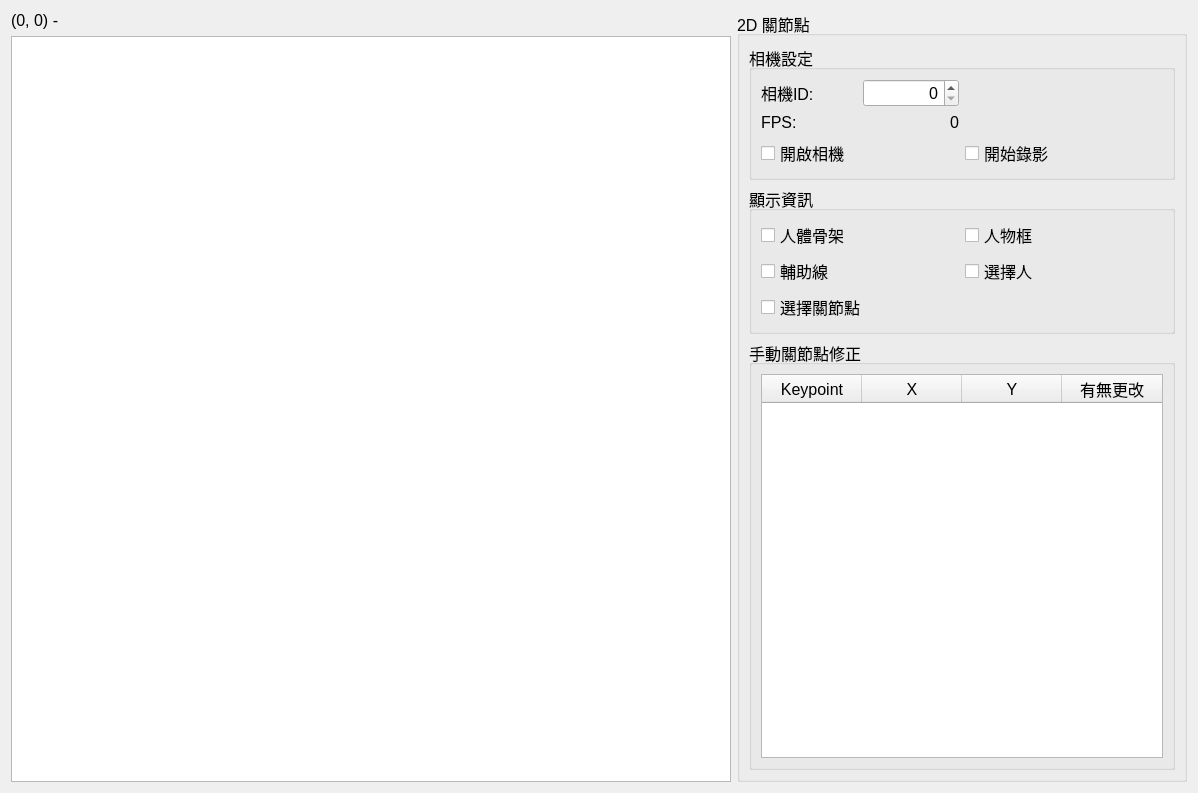
<?xml version="1.0" encoding="UTF-8"?>
<ui version="4.0">
 <class>Camera_UI</class>
 <widget class="QWidget" name="Camera_UI">
  <property name="geometry">
   <rect>
    <x>0</x>
    <y>0</y>
    <width>1198</width>
    <height>793</height>
   </rect>
  </property>
  <property name="windowTitle">
   <string>Form</string>
  </property>
  <layout class="QHBoxLayout" name="horizontalLayout_2">
   <item>
    <layout class="QVBoxLayout" name="verticalLayout_2" stretch="0,0">
     <item>
      <widget class="QLabel" name="resolution_label">
       <property name="maximumSize">
        <size>
         <width>16777215</width>
         <height>30</height>
        </size>
       </property>
       <property name="font">
        <font>
         <family>Arial</family>
         <pointsize>12</pointsize>
        </font>
       </property>
       <property name="text">
        <string>(0, 0) - </string>
       </property>
      </widget>
     </item>
     <item>
      <widget class="QGraphicsView" name="frame_view">
       <property name="minimumSize">
        <size>
         <width>480</width>
         <height>360</height>
        </size>
       </property>
      </widget>
     </item>
    </layout>
   </item>
   <item>
    <widget class="QGroupBox" name="settingGroupBox">
     <property name="minimumSize">
      <size>
       <width>450</width>
       <height>625</height>
      </size>
     </property>
     <property name="maximumSize">
      <size>
       <width>450</width>
       <height>16777215</height>
      </size>
     </property>
     <property name="font">
      <font>
       <pointsize>12</pointsize>
      </font>
     </property>
     <property name="title">
      <string>2D 關節點</string>
     </property>
     <layout class="QVBoxLayout" name="verticalLayout_7">
      <item>
       <widget class="QGroupBox" name="CameraSettingGroupBox">
        <property name="title">
         <string>相機設定</string>
        </property>
        <layout class="QGridLayout" name="gridLayout">
         <item row="0" column="0">
          <layout class="QHBoxLayout" name="horizontalLayout">
           <item>
            <widget class="QLabel" name="CameraIdLabel">
             <property name="text">
              <string>相機ID:</string>
             </property>
            </widget>
           </item>
           <item>
            <widget class="QSpinBox" name="CameraIdInput">
             <property name="minimumSize">
              <size>
               <width>0</width>
               <height>0</height>
              </size>
             </property>
             <property name="alignment">
              <set>Qt::AlignRight|Qt::AlignTrailing|Qt::AlignVCenter</set>
             </property>
            </widget>
           </item>
          </layout>
         </item>
         <item row="4" column="0">
          <widget class="QCheckBox" name="cameraCheckBox">
           <property name="text">
            <string>開啟相機</string>
           </property>
          </widget>
         </item>
         <item row="4" column="1">
          <widget class="QCheckBox" name="recordCheckBox">
           <property name="text">
            <string>開始錄影</string>
           </property>
          </widget>
         </item>
         <item row="1" column="0">
          <layout class="QHBoxLayout" name="horizontalLayout_3">
           <item>
            <widget class="QLabel" name="FPSLabel">
             <property name="text">
              <string>FPS:</string>
             </property>
            </widget>
           </item>
           <item>
            <widget class="QLabel" name="fps_info_label">
             <property name="minimumSize">
              <size>
               <width>130</width>
               <height>0</height>
              </size>
             </property>
             <property name="text">
              <string>0</string>
             </property>
             <property name="alignment">
              <set>Qt::AlignRight|Qt::AlignTrailing|Qt::AlignVCenter</set>
             </property>
            </widget>
           </item>
          </layout>
         </item>
        </layout>
       </widget>
      </item>
      <item>
       <widget class="QGroupBox" name="displayGroupbox">
        <property name="title">
         <string>顯示資訊</string>
        </property>
        <layout class="QGridLayout" name="gridLayout_2">
         <item row="0" column="0">
          <widget class="QCheckBox" name="show_skeleton_checkbox">
           <property name="enabled">
            <bool>true</bool>
           </property>
           <property name="text">
            <string>人體骨架</string>
           </property>
           <property name="checkable">
            <bool>true</bool>
           </property>
           <property name="checked">
            <bool>false</bool>
           </property>
          </widget>
         </item>
         <item row="1" column="0">
          <widget class="QCheckBox" name="showLineCheckBox">
           <property name="text">
            <string>輔助線</string>
           </property>
          </widget>
         </item>
         <item row="1" column="1">
          <widget class="QCheckBox" name="select_checkbox">
           <property name="text">
            <string>選擇人</string>
           </property>
          </widget>
         </item>
         <item row="0" column="1">
          <widget class="QCheckBox" name="show_bbox_checkbox">
           <property name="text">
            <string>人物框</string>
           </property>
           <property name="checkable">
            <bool>true</bool>
           </property>
           <property name="checked">
            <bool>false</bool>
           </property>
          </widget>
         </item>
         <item row="2" column="0">
          <widget class="QCheckBox" name="select_kpt_checkbox">
           <property name="text">
            <string>選擇關節點</string>
           </property>
          </widget>
         </item>
        </layout>
       </widget>
      </item>
      <item>
       <widget class="QGroupBox" name="KptAdjustGroupBox">
        <property name="title">
         <string>手動關節點修正</string>
        </property>
        <layout class="QVBoxLayout" name="verticalLayout_6">
         <item>
          <widget class="QTableWidget" name="kpt_table">
           <property name="minimumSize">
            <size>
             <width>400</width>
             <height>0</height>
            </size>
           </property>
           <property name="maximumSize">
            <size>
             <width>16777215</width>
             <height>16777215</height>
            </size>
           </property>
           <column>
            <property name="text">
             <string>Keypoint</string>
            </property>
           </column>
           <column>
            <property name="text">
             <string>X</string>
            </property>
           </column>
           <column>
            <property name="text">
             <string>Y</string>
            </property>
           </column>
           <column>
            <property name="text">
             <string>有無更改</string>
            </property>
           </column>
          </widget>
         </item>
        </layout>
       </widget>
      </item>
     </layout>
     <zorder>CameraSettingGroupBox</zorder>
     <zorder>KptAdjustGroupBox</zorder>
     <zorder>displayGroupbox</zorder>
    </widget>
   </item>
  </layout>
 </widget>
 <resources/>
 <connections/>
</ui>
